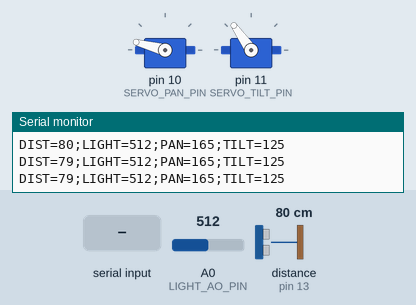
Simulated run of this sketch. Board: Arduino Uno, built with avr-gcc and run on an emulated ATmega328P. On the bench: 2 × servo, the last lines printed to the serial monitor. Wiring (inferred from the names in the program): ultrasonic range finder: trigger pin 12; echo pin 13. The inputs (shaded band) are chosen by the test bench; at power-on: A0 (LIGHT_AO_PIN) = 512, distance to the obstacle (sensor on pin 13) 80 cm. The echo pulse lasts 58.3 µs per cm; EEPROM starts erased.

Above: at 1.2 s.
1.3 s: "U" received over Serial
At 2.3 s:
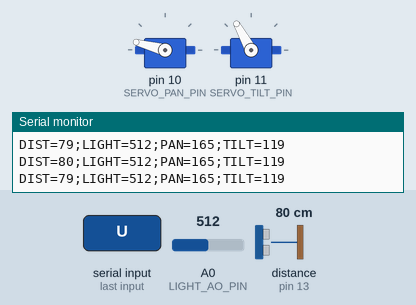
2.8 s: "L" received over Serial
At 3.1 s:
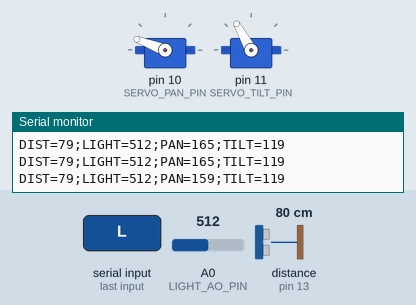
4.3 s: "D" received over Serial
At 5.5 s:
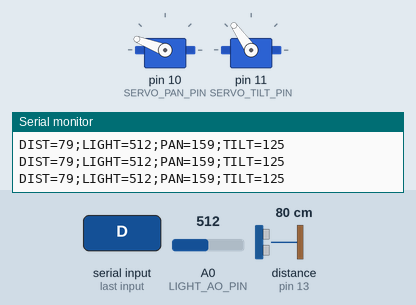
8.8 s: A0 (LIGHT_AO_PIN) set to 981
11.8 s: A0 (LIGHT_AO_PIN) set to 1007
Timing chart, 0 to 14.8 s (numbered marks = the images above; inputs shaded):
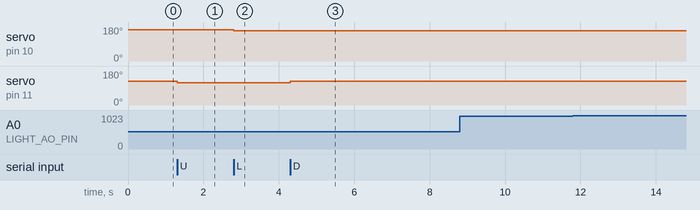

Measured:
- after the input at 1.3 s, servo on pin 11 (SERVO_TILT_PIN): 125° → 119° at once
- after the input at 2.8 s, servo on pin 10 (SERVO_PAN_PIN): 165° → 159° at once
- after the input at 4.3 s, servo on pin 11 (SERVO_TILT_PIN): 119° → 125° at once

The sketch:

arduino.ino
```cpp
#include <Servo.h>
#include <EEPROM.h>
#include <IRremote.hpp>

// --- ПИНЫ ---
#define SERVO_PAN_PIN   10
#define SERVO_TILT_PIN  11
#define TRIG_PIN        12
#define ECHO_PIN        13
#define LIGHT_AO_PIN    A0
#define LIGHT_DO_PIN    A5
#define IR_PIN          A4

// --- КАЛИБРОВКА СЕРВОПРИВОДОВ ---
// Горизонт (Pan): механический сектор 150° - 181°, центр 165°, софтовый лимит 300
#define PAN_MIN         150
#define PAN_MAX         181
#define PAN_CENTER      165
#define PAN_LIMIT_MAX   300

// Вертикаль (Tilt): сектор 85° - 165°, центр 125°
#define TILT_MIN        85
#define TILT_MAX        165
#define TILT_CENTER     125

#define STEP_ANGLE      6

Servo servoPan;
Servo servoTilt;

int currentPan = PAN_CENTER;
int currentTilt = TILT_CENTER;

unsigned long lastTelemetryTime = 0;
const unsigned long TELEMETRY_INTERVAL = 250; // Отправка телеметрии каждые 250 мс

void loadFromEEPROM() {
  EEPROM.get(0, currentPan);
  EEPROM.get(2, currentTilt);
  if (currentPan < PAN_MIN || currentPan > PAN_LIMIT_MAX) currentPan = PAN_CENTER;
  if (currentTilt < TILT_MIN || currentTilt > TILT_MAX) currentTilt = TILT_CENTER;
}

void saveToEEPROM() {
  EEPROM.put(0, currentPan);
  EEPROM.put(2, currentTilt);
}

void updateServos() {
  servoPan.write(currentPan);
  servoTilt.write(currentTilt);
}

long readDistanceCM() {
  digitalWrite(TRIG_PIN, LOW);
  delayMicroseconds(2);
  digitalWrite(TRIG_PIN, HIGH);
  delayMicroseconds(10);
  digitalWrite(TRIG_PIN, LOW);

  long duration = pulseIn(ECHO_PIN, HIGH, 25000); // таймаут 25 мс (~4.3 м)
  if (duration <= 0) return -1;
  return duration / 58.2;
}

void setup() {
  Serial.begin(9600);

  servoPan.attach(SERVO_PAN_PIN);
  servoTilt.attach(SERVO_TILT_PIN);

  loadFromEEPROM();
  updateServos();

  pinMode(TRIG_PIN, OUTPUT);
  digitalWrite(TRIG_PIN, LOW);

  // Инициализация ИК без захвата 13 пина (чтобы не конфликтовал с Echo)
  IrReceiver.begin(IR_PIN, DISABLE_LED_FEEDBACK);
  pinMode(ECHO_PIN, INPUT); // СТРОГО ПОСЛЕ IR!

  pinMode(LIGHT_DO_PIN, INPUT);
}

void loop() {
  // 1. Прием команд от ESP32-S3
  if (Serial.available() > 0) {
    char cmd = Serial.read();
    bool moved = false;

    switch (cmd) {
      case 'U': // Вверх (инверсия: уменьшаем угол наклона)
        if (currentTilt - STEP_ANGLE >= TILT_MIN) {
          currentTilt -= STEP_ANGLE;
          moved = true;
        }
        break;
      case 'D': // Вниз (инверсия: увеличиваем угол наклона)
        if (currentTilt + STEP_ANGLE <= TILT_MAX) {
          currentTilt += STEP_ANGLE;
          moved = true;
        }
        break;
      case 'L': // Влево
        if (currentPan - STEP_ANGLE >= PAN_MIN) {
          currentPan -= STEP_ANGLE;
          moved = true;
        }
        break;
      case 'R': // Вправо
        if (currentPan + STEP_ANGLE <= PAN_MAX) {
          currentPan += STEP_ANGLE;
          moved = true;
        }
        break;
      case 'C': // Центрирование
      case 'S':
        currentPan = PAN_CENTER;
        currentTilt = TILT_CENTER;
        moved = true;
        break;
      default:
        // Все остальные байты (шум, \r, \n) отбрасываются
        break;
    }

    if (moved) {
      updateServos();
      saveToEEPROM();
    }
  }

  // 2. Периодическая посылка телеметрии в ESP32-S3
  unsigned long now = millis();
  if (now - lastTelemetryTime >= TELEMETRY_INTERVAL) {
    lastTelemetryTime = now;

    long dist = readDistanceCM();
    int lightVal = analogRead(LIGHT_AO_PIN);

    // Формат пакета: DIST=XX;LIGHT=YY;PAN=ZZ;TILT=WW\n
    Serial.print("DIST=");
    Serial.print(dist);
    Serial.print(";LIGHT=");
    Serial.print(lightVal);
    Serial.print(";PAN=");
    Serial.print(currentPan);
    Serial.print(";TILT=");
    Serial.print(currentTilt);
    Serial.println();
  }

  // 3. Обработка ИК пульта
  if (IrReceiver.decode()) {
    IrReceiver.resume();
  }
}
```
